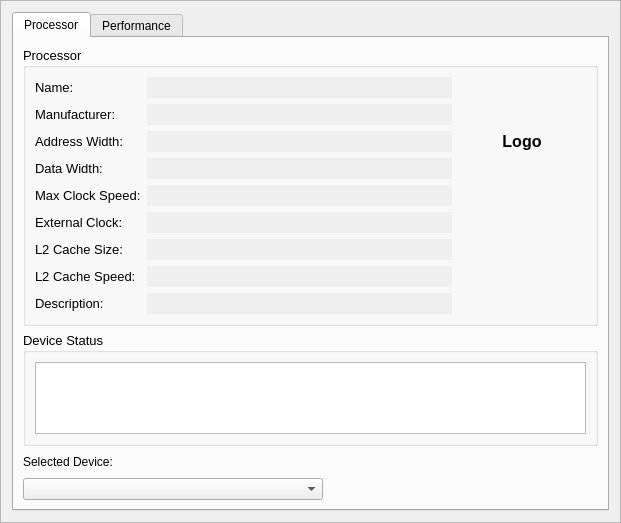
<?xml version="1.0" encoding="UTF-8"?>
<ui version="4.0">
 <class>FrameProcessor</class>
 <widget class="QFrame" name="FrameProcessor">
  <property name="geometry">
   <rect>
    <x>0</x>
    <y>0</y>
    <width>621</width>
    <height>523</height>
   </rect>
  </property>
  <property name="windowTitle">
   <string>Processor</string>
  </property>
  <property name="frameShape">
   <enum>QFrame::StyledPanel</enum>
  </property>
  <property name="frameShadow">
   <enum>QFrame::Raised</enum>
  </property>
  <layout class="QHBoxLayout" name="horizontalLayout">
   <item>
    <widget class="QTabWidget" name="tabWidget">
     <property name="currentIndex">
      <number>0</number>
     </property>
     <widget class="QWidget" name="tab">
      <attribute name="title">
       <string>Processor</string>
      </attribute>
      <layout class="QVBoxLayout" name="verticalLayout_3">
       <item>
        <widget class="QGroupBox" name="groupBox">
         <property name="sizePolicy">
          <sizepolicy hsizetype="Preferred" vsizetype="Expanding">
           <horstretch>0</horstretch>
           <verstretch>0</verstretch>
          </sizepolicy>
         </property>
         <property name="font">
          <font>
           <pointsize>10</pointsize>
           <weight>50</weight>
           <bold>false</bold>
          </font>
         </property>
         <property name="title">
          <string>Processor</string>
         </property>
         <property name="flat">
          <bool>true</bool>
         </property>
         <layout class="QHBoxLayout" name="horizontalLayout_2">
          <item>
           <layout class="QGridLayout" name="gridLayout">
            <item row="0" column="0">
             <widget class="QLabel" name="label_4">
              <property name="font">
               <font>
                <weight>50</weight>
                <bold>false</bold>
               </font>
              </property>
              <property name="text">
               <string>Name:</string>
              </property>
             </widget>
            </item>
            <item row="0" column="1">
             <widget class="QLineEdit" name="lineEditProcessorName">
              <property name="enabled">
               <bool>false</bool>
              </property>
              <property name="font">
               <font>
                <weight>50</weight>
                <bold>false</bold>
               </font>
              </property>
              <property name="autoFillBackground">
               <bool>false</bool>
              </property>
              <property name="frame">
               <bool>false</bool>
              </property>
              <property name="readOnly">
               <bool>false</bool>
              </property>
             </widget>
            </item>
            <item row="1" column="0">
             <widget class="QLabel" name="label_5">
              <property name="font">
               <font>
                <weight>50</weight>
                <bold>false</bold>
               </font>
              </property>
              <property name="text">
               <string>Manufacturer:</string>
              </property>
             </widget>
            </item>
            <item row="1" column="1">
             <widget class="QLineEdit" name="lineEditManufacturer">
              <property name="enabled">
               <bool>false</bool>
              </property>
              <property name="font">
               <font>
                <weight>50</weight>
                <bold>false</bold>
               </font>
              </property>
              <property name="frame">
               <bool>false</bool>
              </property>
              <property name="readOnly">
               <bool>false</bool>
              </property>
             </widget>
            </item>
            <item row="2" column="0">
             <widget class="QLabel" name="label_6">
              <property name="font">
               <font>
                <weight>50</weight>
                <bold>false</bold>
               </font>
              </property>
              <property name="text">
               <string>Address Width:</string>
              </property>
             </widget>
            </item>
            <item row="2" column="1">
             <widget class="QLineEdit" name="lineEditAddressWidth">
              <property name="enabled">
               <bool>false</bool>
              </property>
              <property name="font">
               <font>
                <weight>50</weight>
                <bold>false</bold>
               </font>
              </property>
              <property name="frame">
               <bool>false</bool>
              </property>
              <property name="readOnly">
               <bool>false</bool>
              </property>
             </widget>
            </item>
            <item row="3" column="0">
             <widget class="QLabel" name="label_7">
              <property name="font">
               <font>
                <weight>50</weight>
                <bold>false</bold>
               </font>
              </property>
              <property name="text">
               <string>Data Width:</string>
              </property>
             </widget>
            </item>
            <item row="3" column="1">
             <widget class="QLineEdit" name="lineEditDataWidth">
              <property name="enabled">
               <bool>false</bool>
              </property>
              <property name="font">
               <font>
                <weight>50</weight>
                <bold>false</bold>
               </font>
              </property>
              <property name="frame">
               <bool>false</bool>
              </property>
              <property name="readOnly">
               <bool>false</bool>
              </property>
             </widget>
            </item>
            <item row="4" column="0">
             <widget class="QLabel" name="label_9">
              <property name="font">
               <font>
                <weight>50</weight>
                <bold>false</bold>
               </font>
              </property>
              <property name="text">
               <string>Max Clock Speed:</string>
              </property>
             </widget>
            </item>
            <item row="4" column="1">
             <widget class="QLineEdit" name="lineEditMaxClockSpeed">
              <property name="enabled">
               <bool>false</bool>
              </property>
              <property name="font">
               <font>
                <weight>50</weight>
                <bold>false</bold>
               </font>
              </property>
              <property name="frame">
               <bool>false</bool>
              </property>
              <property name="readOnly">
               <bool>false</bool>
              </property>
             </widget>
            </item>
            <item row="5" column="0">
             <widget class="QLabel" name="label_10">
              <property name="font">
               <font>
                <weight>50</weight>
                <bold>false</bold>
               </font>
              </property>
              <property name="text">
               <string>External Clock:</string>
              </property>
             </widget>
            </item>
            <item row="5" column="1">
             <widget class="QLineEdit" name="lineEditExternalClock">
              <property name="enabled">
               <bool>false</bool>
              </property>
              <property name="font">
               <font>
                <weight>50</weight>
                <bold>false</bold>
               </font>
              </property>
              <property name="frame">
               <bool>false</bool>
              </property>
              <property name="readOnly">
               <bool>false</bool>
              </property>
             </widget>
            </item>
            <item row="6" column="0">
             <widget class="QLabel" name="label_11">
              <property name="font">
               <font>
                <weight>50</weight>
                <bold>false</bold>
               </font>
              </property>
              <property name="text">
               <string>L2 Cache Size:</string>
              </property>
             </widget>
            </item>
            <item row="6" column="1">
             <widget class="QLineEdit" name="lineEditL2CacheSize">
              <property name="enabled">
               <bool>false</bool>
              </property>
              <property name="font">
               <font>
                <weight>50</weight>
                <bold>false</bold>
               </font>
              </property>
              <property name="frame">
               <bool>false</bool>
              </property>
              <property name="readOnly">
               <bool>false</bool>
              </property>
             </widget>
            </item>
            <item row="7" column="0">
             <widget class="QLabel" name="label_8">
              <property name="font">
               <font>
                <weight>50</weight>
                <bold>false</bold>
               </font>
              </property>
              <property name="text">
               <string>L2 Cache Speed:</string>
              </property>
             </widget>
            </item>
            <item row="7" column="1">
             <widget class="QLineEdit" name="lineEditL2CacheSpeed">
              <property name="enabled">
               <bool>false</bool>
              </property>
              <property name="font">
               <font>
                <weight>50</weight>
                <bold>false</bold>
               </font>
              </property>
              <property name="frame">
               <bool>false</bool>
              </property>
              <property name="readOnly">
               <bool>false</bool>
              </property>
             </widget>
            </item>
            <item row="8" column="0">
             <widget class="QLabel" name="label_12">
              <property name="font">
               <font>
                <weight>50</weight>
                <bold>false</bold>
               </font>
              </property>
              <property name="text">
               <string>Description:</string>
              </property>
             </widget>
            </item>
            <item row="8" column="1">
             <widget class="QLineEdit" name="lineEditDescription">
              <property name="enabled">
               <bool>false</bool>
              </property>
              <property name="font">
               <font>
                <weight>50</weight>
                <bold>false</bold>
               </font>
              </property>
              <property name="frame">
               <bool>false</bool>
              </property>
              <property name="readOnly">
               <bool>false</bool>
              </property>
             </widget>
            </item>
           </layout>
          </item>
          <item>
           <layout class="QVBoxLayout" name="verticalLayout">
            <item>
             <widget class="QLabel" name="labelLogo">
              <property name="sizePolicy">
               <sizepolicy hsizetype="Fixed" vsizetype="Fixed">
                <horstretch>0</horstretch>
                <verstretch>0</verstretch>
               </sizepolicy>
              </property>
              <property name="minimumSize">
               <size>
                <width>128</width>
                <height>128</height>
               </size>
              </property>
              <property name="maximumSize">
               <size>
                <width>128</width>
                <height>128</height>
               </size>
              </property>
              <property name="font">
               <font>
                <pointsize>12</pointsize>
                <weight>75</weight>
                <bold>true</bold>
               </font>
              </property>
              <property name="frameShape">
               <enum>QFrame::NoFrame</enum>
              </property>
              <property name="text">
               <string>Logo</string>
              </property>
              <property name="alignment">
               <set>Qt::AlignCenter</set>
              </property>
             </widget>
            </item>
            <item>
             <spacer name="verticalSpacer">
              <property name="orientation">
               <enum>Qt::Vertical</enum>
              </property>
              <property name="sizeHint" stdset="0">
               <size>
                <width>20</width>
                <height>40</height>
               </size>
              </property>
             </spacer>
            </item>
           </layout>
          </item>
         </layout>
        </widget>
       </item>
       <item>
        <widget class="QGroupBox" name="groupBox_2">
         <property name="sizePolicy">
          <sizepolicy hsizetype="Preferred" vsizetype="Preferred">
           <horstretch>0</horstretch>
           <verstretch>0</verstretch>
          </sizepolicy>
         </property>
         <property name="font">
          <font>
           <pointsize>10</pointsize>
           <weight>50</weight>
           <bold>false</bold>
          </font>
         </property>
         <property name="title">
          <string>Device Status</string>
         </property>
         <property name="flat">
          <bool>true</bool>
         </property>
         <layout class="QHBoxLayout" name="horizontalLayout_3">
          <item>
           <widget class="QTextEdit" name="textEditDeviceStatus">
            <property name="enabled">
             <bool>true</bool>
            </property>
            <property name="sizePolicy">
             <sizepolicy hsizetype="Expanding" vsizetype="Preferred">
              <horstretch>0</horstretch>
              <verstretch>0</verstretch>
             </sizepolicy>
            </property>
            <property name="font">
             <font>
              <pointsize>9</pointsize>
              <weight>50</weight>
              <bold>false</bold>
             </font>
            </property>
            <property name="readOnly">
             <bool>true</bool>
            </property>
           </widget>
          </item>
         </layout>
        </widget>
       </item>
       <item>
        <layout class="QHBoxLayout" name="horizontalLayout_4">
         <item>
          <widget class="QLabel" name="label">
           <property name="text">
            <string>Selected Device:</string>
           </property>
          </widget>
         </item>
         <item>
          <spacer name="horizontalSpacer">
           <property name="orientation">
            <enum>Qt::Horizontal</enum>
           </property>
           <property name="sizeHint" stdset="0">
            <size>
             <width>40</width>
             <height>20</height>
            </size>
           </property>
          </spacer>
         </item>
        </layout>
       </item>
       <item>
        <layout class="QHBoxLayout" name="horizontalLayout_5">
         <item>
          <widget class="QComboBox" name="comboBoxProcessor">
           <property name="minimumSize">
            <size>
             <width>300</width>
             <height>0</height>
            </size>
           </property>
          </widget>
         </item>
         <item>
          <spacer name="horizontalSpacer_2">
           <property name="orientation">
            <enum>Qt::Horizontal</enum>
           </property>
           <property name="sizeHint" stdset="0">
            <size>
             <width>40</width>
             <height>20</height>
            </size>
           </property>
          </spacer>
         </item>
        </layout>
       </item>
      </layout>
     </widget>
     <widget class="QWidget" name="tab_2">
      <attribute name="title">
       <string>Performance</string>
      </attribute>
      <layout class="QHBoxLayout" name="horizontalLayout_6">
       <item>
        <widget class="QGroupBox" name="groupBoxRecords">
         <property name="title">
          <string>Records</string>
         </property>
         <property name="flat">
          <bool>true</bool>
         </property>
        </widget>
       </item>
      </layout>
     </widget>
    </widget>
   </item>
  </layout>
 </widget>
 <resources/>
 <connections/>
</ui>
